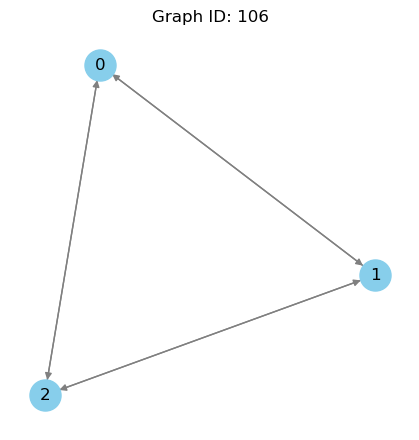
#> input picture data/images/106.png, 419 x 440 px
$ python -i preprocess.py   (imports and definitions only)
#> lines starting #> are read from the running program, lines starting #| are printed output that depends on the picture; after the words box and inside, x2 and y2 are one past the last pixel; in counts of white or black regions, pixels touching at a corner belong together
#> further down, picture is the input picture: PIL image 419x440 RGBA; mean R, G, B, A 251.6, 252.5, 252.9, 255
import cv2
import numpy as np
from PIL import Image
from torchvision import transforms

def preprocess_image(image):
    # Convert PIL Image to numpy array (for cv2)
    img = np.array(image.convert('L'))  # convert to grayscale

    # Resize to 256x256
    img = cv2.resize(img, (256, 256), interpolation=cv2.INTER_AREA)
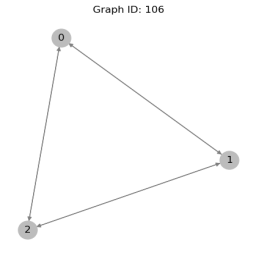
#> img: shape (256, 256); min 22, max 255, mean 252.3

    # Median blur denoising
    img = cv2.medianBlur(img, 3)

    # Adaptive thresholding (binary inverse)
    binary = cv2.adaptiveThreshold(
        img, 255, cv2.ADAPTIVE_THRESH_GAUSSIAN_C, cv2.THRESH_BINARY_INV, 15, 5
    )
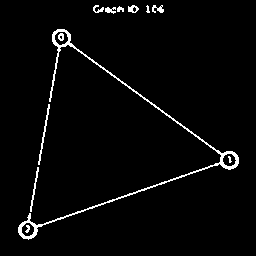
#> binary: shape (256, 256); 2.9% white in thin lines or dots, all inside (x1, y1, x2, y2) = (18, 5, 239, 240)

    # Convert back to PIL Image
    pil_img = Image.fromarray(binary).convert('L')

    # Final transforms: resize 128x128, ToTensor, normalize
    transform = transforms.Compose([
#> (the run stopped early here; a loop or call above may not have finished)

$ run again, on data/images/112.png
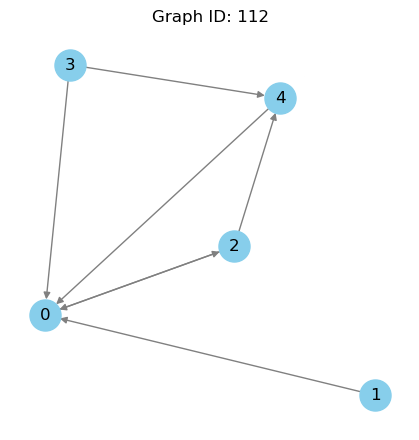
#> input picture data/images/112.png, 419 x 440 px
#> picture is the input picture: PIL image 419x440 RGBA; mean R, G, B, A 250.3, 251.8, 252.5, 255
#> in preprocess_image, `img = cv2.resize(img, (256, 256), interpolation=cv2.INTER_AREA)`:
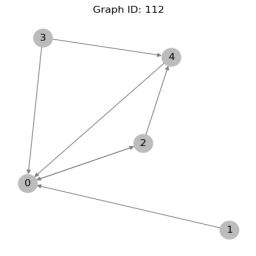
#> img: shape (256, 256); min 16, max 255, mean 251.5
#> in preprocess_image, `binary = cv2.adaptiveThreshold( img, 255, cv2.ADAPTIVE_THRESH_GAUSSIAN..`:
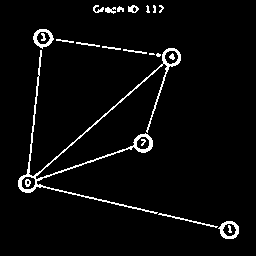
#> binary: shape (256, 256); 4% white in thin lines or dots, all inside (x1, y1, x2, y2) = (18, 5, 239, 239)

$ run again, on data/images/121.png
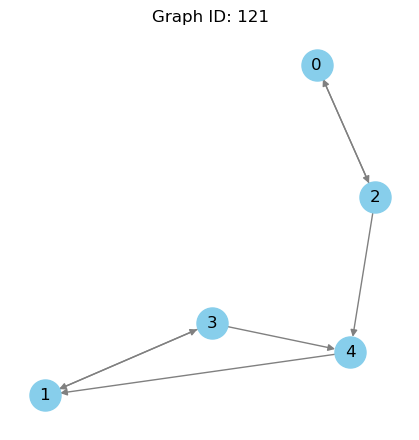
#> input picture data/images/121.png, 419 x 440 px
#> picture is the input picture: PIL image 419x440 RGBA; mean R, G, B, A 250.8, 252.3, 252.9, 255
#> in preprocess_image, `img = cv2.resize(img, (256, 256), interpolation=cv2.INTER_AREA)`:
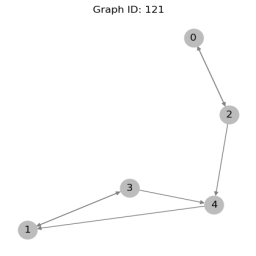
#> img: shape (256, 256); min 17, max 255, mean 251.9
#> in preprocess_image, `binary = cv2.adaptiveThreshold( img, 255, cv2.ADAPTIVE_THRESH_GAUSSIAN..`:
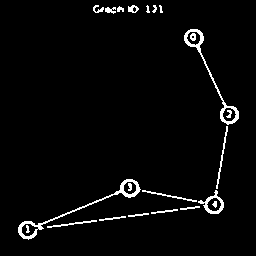
#> binary: shape (256, 256); 3.2% white in thin lines or dots, all inside (x1, y1, x2, y2) = (18, 5, 239, 240)
